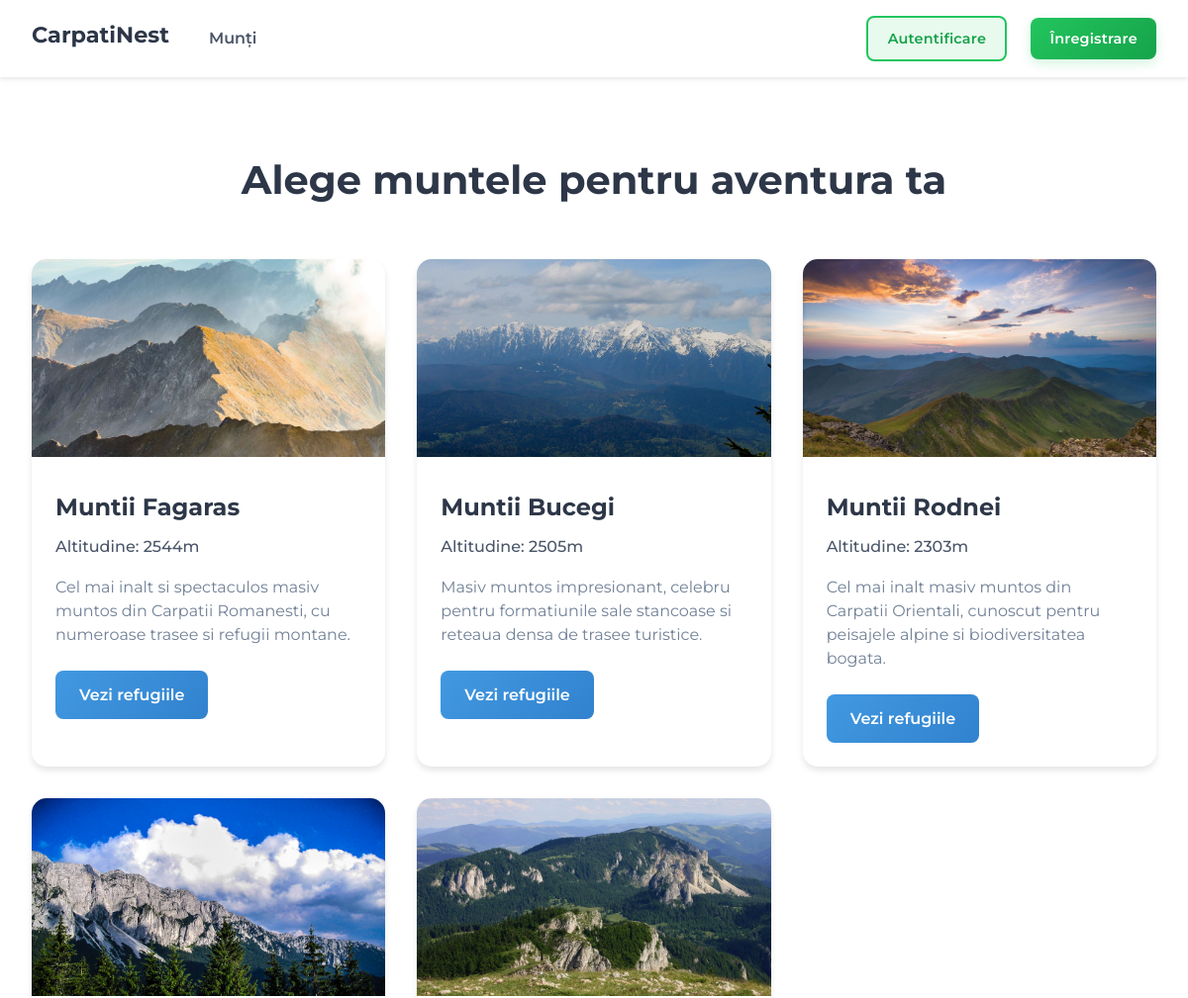
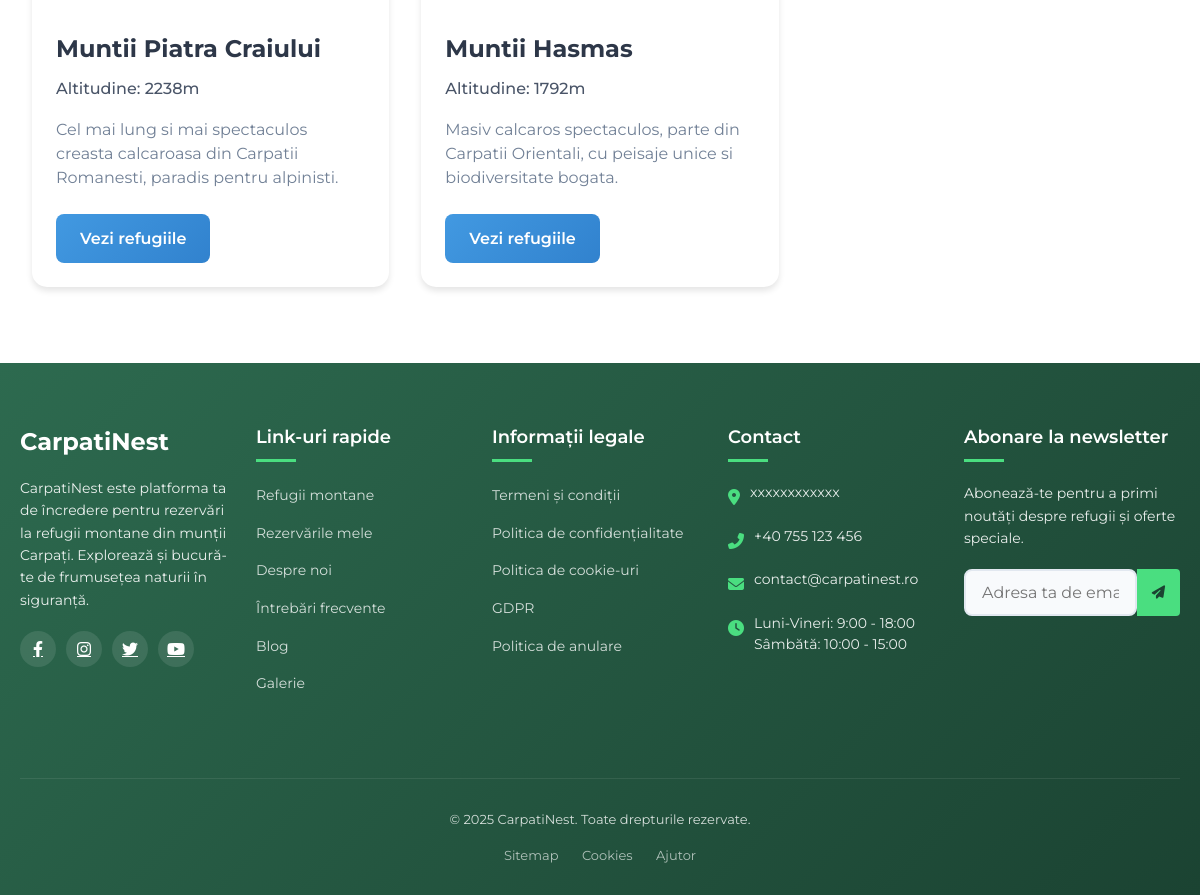
The app's page /mountains/ with its own data (2 pictures, top to bottom).
### CarpatiNest_app/models.py (models this page shows, shortened)
class Mountain(models.Model):
    CATEGORY_CHOICES = [
        ('carpati_meridionali', 'Carpații Meridionali'),
        ('carpati_orientali', 'Carpații Orientali'),
        ('carpati_occidentali', 'Carpații Occidentali'),
    ]
    name = models.CharField(max_length=100, verbose_name='Nume munte')
    description = models.TextField(verbose_name='Descriere')
    altitude = models.IntegerField(verbose_name='Altitudine (m)')
    category = models.CharField(
        max_length=50,
        choices=CATEGORY_CHOICES,
        verbose_name='Categorie',
        default='carpati_meridionali'
    )
    image = models.ImageField(upload_to='mountains/', verbose_name='Imagine', null=True, blank=True)
    class Meta:
        verbose_name = 'Munte'
        verbose_name_plural = 'Munți'
        ordering = ['-altitude']  # Sort by altitude descending

### CarpatiNest_app/views.py (the view)
# urls.py: path('mountains/', views.mountain_selection, name='mountain_selection'),
def mountain_selection(request):
    mountains = Mountain.objects.all()
    context = {
        'mountains': mountains
    }
    return render(request, 'mountains.html', context)

### CarpatiNest_app/templates/mountains.html (shortened to what this page needs)
{% extends 'base.html' %}
{% load static %}
{% block extra_css %}
<link rel="stylesheet" href="{% static 'css/mountains.css' %}" />
<link rel="stylesheet" href="{% static 'css/spinner.css' %}" />
{% endblock %}
{% block content %}
<div class="mountain-selection-container">
    <div id="loadingSpinner" class="spinner"></div>    <h1>Alege muntele pentru aventura ta</h1>
    <div class="mountains-grid">
        {% for mountain in mountains %}        <div class="mountain-card">
            {% if mountain.image %}
            <img src="{{ mountain.image.url }}" alt="{{ mountain.name }}" class="mountain-image">
            {% else %}
            <div class="mountain-image-placeholder"></div>
            {% endif %}
            <div class="mountain-info">
                <h2>{{ mountain.name }}</h2>
                <p class="altitude">Altitudine: {{ mountain.altitude }}m</p>
                <p class="description">{{ mountain.description|truncatewords:30 }}</p>
                <a href="{% url 'CarpatiNest_app:mountain_refuges' mountain.id %}" class="btn btn-primary">Vezi refugiile</a>
            </div>
        </div>
        {% endfor %}    </div>
</div>
{% endblock %}

### CarpatiNest_app/templates/base.html (shortened to what this page needs)
{% load static %}
<!DOCTYPE html>
<html lang="ro">
  <head>
    />    <link rel="stylesheet" href="{% static 'css/style.css' %}?v=1" />
    <link rel="stylesheet" href="{% static 'css/footer.css' %}?v=1" />
    <link rel="stylesheet" href="https://cdnjs.cloudflare.com/ajax/libs/font-awesome/6.4.0/css/all.min.css" />
    {% block extra_css %}{% endblock %}
  </head>
  <body class="{% block body_class %}{% endblock %}">
    <nav id="navbar" class="navbar">
      {% block navbar %}
      <div class="navbar-container">
        <div class="nav-left">
          <a href="{% url 'CarpatiNest_app:index' %}" class="nav-logo">CarpatiNest</a>          <a href="{% url 'CarpatiNest_app:mountain_selection' %}" class="nav-link">Munți</a>
        </div>
        <div class="nav-right">
          {% if user.is_authenticated %}          <div class="user-dropdown">
            <button class="user-button">
              <span class="user-icon">👤</span>
              {% if user.first_name or user.last_name %}
                {{ user.first_name }} {{ user.last_name }}
              {% else %}
                {{ user.username }}              {% endif %}
            </button>            <div class="dropdown-content">
              <a href="{% url 'CarpatiNest_app:my_bookings' %}" class="dropdown-item bookings-btn">
                <i class="fas fa-clipboard-list"></i>
                Rezervările Mele
              </a>
              <a href="{% url 'CarpatiNest_app:account_settings' %}" class="dropdown-item settings-btn">
                <i class="fas fa-cog"></i>
                Setări cont
              </a>
              <form method="post" action="{% url 'CarpatiNest_app:logout' %}">
                {% csrf_token %}
                <button type="submit" class="logout-btn">
                  <i class="fas fa-sign-out-alt"></i>
                  Deconectare
                </button>
              </form>
            </div>
          </div>
          {% else %}
          <a href="{% url 'CarpatiNest_app:login' %}" class="auth-link">Autentificare</a>
          <a href="{% url 'CarpatiNest_app:register' %}" class="auth-link">Înregistrare</a>
          {% endif %}
        </div>
      </div>
      {% endblock navbar %}
    </nav>    <main class="main-content">
      {% block content %}{% endblock %}
    </main>
    <footer class="footer">
      <div class="footer-container">
        <div class="footer-top">
          <div class="footer-column">
            <a href="{% url 'CarpatiNest_app:index' %}" class="footer-logo">CarpatiNest</a>
            <p class="footer-description">
              CarpatiNest este platforma ta de încredere pentru rezervări la refugii montane din munții Carpați.
              Explorează și bucură-te de frumusețea naturii în siguranță.
            </p>
            <div class="footer-social">
              <a href="#" class="social-icon"><i class="fab fa-facebook-f"></i></a>
              <a href="#" class="social-icon"><i class="fab fa-instagram"></i></a>
              <a href="#" class="social-icon"><i class="fab fa-twitter"></i></a>
              <a href="#" class="social-icon"><i class="fab fa-youtube"></i></a>
            </div>
          </div>
          <div class="footer-column">
            <h4 class="footer-heading">Link-uri rapide</h4>
            <ul class="footer-links">
              <li><a href="{% url 'CarpatiNest_app:mountain_selection' %}">Refugii montane</a></li>
              <li><a href="{% url 'CarpatiNest_app:my_bookings' %}">Rezervările mele</a></li>
              <li><a href="#">Despre noi</a></li>
              <li><a href="#">Întrebări frecvente</a></li>
              <li><a href="#">Blog</a></li>
              <li><a href="#">Galerie</a></li>
            </ul>
          </div>
          <div class="footer-column">
            <h4 class="footer-heading">Informații legale</h4>
            <ul class="footer-links">
              <li><a href="#">Termeni și condiții</a></li>
              <li><a href="#">Politica de confidențialitate</a></li>
              <li><a href="#">Politica de cookie-uri</a></li>
              <li><a href="#">GDPR</a></li>
              <li><a href="#">Politica de anulare</a></li>
            </ul>
          </div>
          <div class="footer-column">
            <h4 class="footer-heading">Contact</h4>
            <div class="footer-contact-item">
              <div class="footer-contact-icon">
                <i class="fas fa-map-marker-alt"></i>
              </div>
              <div class="footer-contact-text">
                xxxxxxxxxxxx
              </div>
            </div>
            <div class="footer-contact-item">
              <div class="footer-contact-icon">
                <i class="fas fa-phone-alt"></i>
              </div>
              <div class="footer-contact-text">
                +40 755 123 456
              </div>
            </div>
            <div class="footer-contact-item">
              <div class="footer-contact-icon">
                <i class="fas fa-envelope"></i>
              </div>
              <div class="footer-contact-text">
                contact@carpatinest.ro
              </div>
            </div>
            <div class="footer-contact-item">
              <div class="footer-contact-icon">
                <i class="fas fa-clock"></i>
              </div>
              <div class="footer-contact-text">
                Luni-Vineri: 9:00 - 18:00<br>
                Sâmbătă: 10:00 - 15:00
              </div>
            </div>
          </div>
          <div class="footer-column">
            <h4 class="footer-heading">Abonare la newsletter</h4>
            <p class="footer-description">
              Abonează-te pentru a primi noutăți despre refugii și oferte speciale.
            </p>
            <form class="newsletter-form">
              <input type="email" class="newsletter-input" placeholder="Adresa ta de email">
              <button type="submit" class="newsletter-button">
                <i class="fas fa-paper-plane"></i>
              </button>
            </form>
          </div>
        </div>
        <div class="footer-bottom">
          <p>&copy; {% now "Y" %} CarpatiNest. Toate drepturile rezervate.</p>
          <div class="footer-bottom-links">
            <a href="#">Sitemap</a>
            <a href="#">Cookies</a>
            <a href="#">Ajutor</a>
          </div>
        </div>
      </div>
    </footer>
  </body>
</html>

### CarpatiNest_app/static/css/style.css (style rules this page uses)
* { margin: 0; padding: 0; box-sizing: border-box; }
body { font-family: "Montserrat", sans-serif; line-height: 1.6; color: #333; padding-top: 70px; }
.main-content { min-height: calc(100vh - 70px); }
.navbar { position: fixed; top: 0; left: 0; right: 0; background: rgba(255, 255, 255, 0.95); padding: 1rem 0; box-shadow: 0 2px 5px rgba(0, 0, 0, 0.1); transform: translateY(0); transition: transform 0.3s ease; z-index: 1000; }
.navbar-container { max-width: 1200px; margin: 0 auto; display: flex; justify-content: space-between; align-items: center; padding: 0 2rem; }
.nav-left { display: flex; gap: 1.5rem; }
.nav-right { display: flex; align-items: center; gap: 1.5rem; }
.navbar .nav-right .auth-link { display: inline-flex; align-items: center; justify-content: center; padding: 0.6rem 1.2rem; font-weight: 600; font-size: 0.9rem; text-decoration: none; border-radius: 8px; transition: all 0.3s ease; min-width: 110px; letter-spacing: 0.2px; }
.navbar .nav-right .auth-link:first-of-type { background-color: rgba(34, 197, 94, 0.1); color: #16a34a; border: 2px solid #22c55e; backdrop-filter: blur(4px); }
.navbar .nav-right .auth-link:last-of-type { background: linear-gradient(135deg, #22c55e 0%, #16a34a 100%); color: white; border: none; box-shadow: 0 4px 12px rgba(34, 197, 94, 0.2); }
.btn { display: inline-block; padding: 1rem 2rem; background-color: #2ecc71; color: white; text-decoration: none; border-radius: 5px; transition: background-color 0.3s; font-weight: 600; }
.form-input, input[type="text"], input[type="password"], input[type="email"], input[type="date"] { width: 100%; padding: 0.75rem 1rem; border: 2px solid #e2e8f0; border-radius: 8px; font-size: 1rem; transition: all 0.3s ease; background-color: #f8fafc; }
.nav-logo { font-weight: 700; font-size: 1.4rem; color: #2d3748; text-decoration: none; transition: color 0.3s; }
.nav-link { color: #4a5568; text-decoration: none; font-weight: 600; padding: 0.5rem 1rem; border-radius: 6px; transition: all 0.3s ease; }

### CarpatiNest_app/static/css/mountains.css (style rules this page uses)
.mountain-selection-container { max-width: 1200px; margin: 2rem auto; padding: 0 1rem; }
.mountain-selection-container h1 { text-align: center; color: #2d3748; margin-bottom: 2rem; font-size: 2.5rem; margin-top: 5rem; }
.mountains-grid { display: grid; grid-template-columns: repeat(auto-fit, minmax(300px, 1fr)); gap: 2rem; padding: 1rem; }
.mountain-card { background: white; border-radius: 15px; box-shadow: 0 4px 6px rgba(0, 0, 0, 0.1); overflow: hidden; transition: transform 0.3s ease, box-shadow 0.3s ease; }
.mountain-image { width: 100%; height: 200px; object-fit: cover; }
.mountain-info { padding: 1.5rem; }
.mountain-info h2 { color: #2d3748; font-size: 1.5rem; margin-bottom: 0.5rem; }
.altitude { color: #4a5568; font-weight: 500; margin-bottom: 1rem; }
.description { color: #718096; margin-bottom: 1.5rem; line-height: 1.5; }
.btn-primary { display: inline-block; padding: 0.75rem 1.5rem; background: linear-gradient(135deg, #4299e1 0%, #3182ce 100%); color: white; text-decoration: none; border-radius: 8px; font-weight: 600; transition: all 0.3s ease; }

### records on screen
Mountain: image (picture), name "Muntii Fagaras", altitude "2544", description "Cel mai inalt si spectaculos masiv muntos din Carpatii Romanesti, cu numeroase trasee si refugii montane."
Mountain: image (picture), name "Muntii Bucegi", altitude "2505", description "Masiv muntos impresionant, celebru pentru formatiunile sale stancoase si reteaua densa de trasee turistice."
Mountain: image (picture), name "Muntii Rodnei", altitude "2303", description "Cel mai inalt masiv muntos din Carpatii Orientali, cunoscut pentru peisajele alpine si biodiversitatea bogata."
Mountain: image (picture), name "Muntii Piatra Craiului", altitude "2238", description "Cel mai lung si mai spectaculos creasta calcaroasa din Carpatii Romanesti, paradis pentru alpinisti."
Mountain: image (picture), name "Muntii Hasmas", altitude "1792", description "Masiv calcaros spectaculos, parte din Carpatii Orientali, cu peisaje unice si biodiversitate bogata."
